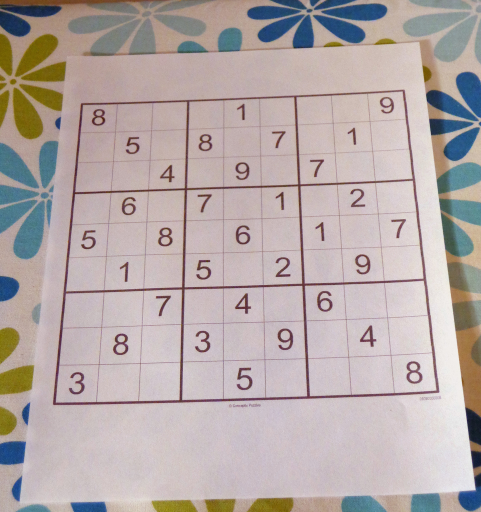
#> input picture App02-Sudoku-Lens/sudoku.jpg, 962 x 1024 px (shown at 1/2 size)
$ jupyter execute Coutour.ipynb
#> lines starting #> are read from the running program, lines starting #| are printed output that depends on the picture; after the words box and inside, x2 and y2 are one past the last pixel; in counts of white or black regions, pixels touching at a corner belong together
[cell 1]
import cv2
import numpy as np
import matplotlib.pyplot as plt
import imutils

[cell 2]
img = cv2.imread('sudoku.jpg', 0)
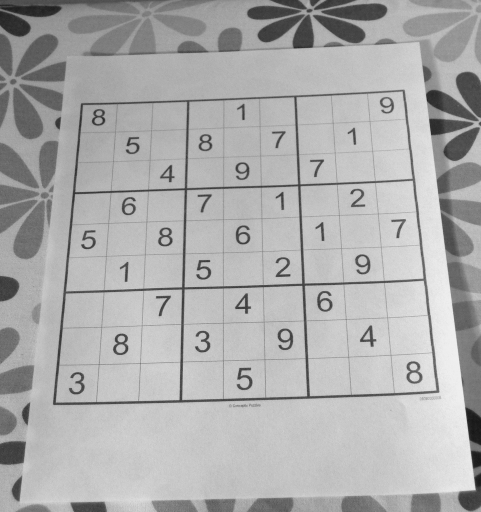
#> img: shape (1024, 962) (shown at 1/2 size); min 20, max 245, mean 172.8
size = 640
h, w = img.shape[:2]
#> h = 1024; w = 962
if h > w:
    hnew = size
    wnew = (size*w)//h
#> wnew = 601
else:
    wnew = size
    hnew = (size*h)//w

img = cv2.resize(img, (wnew, hnew))
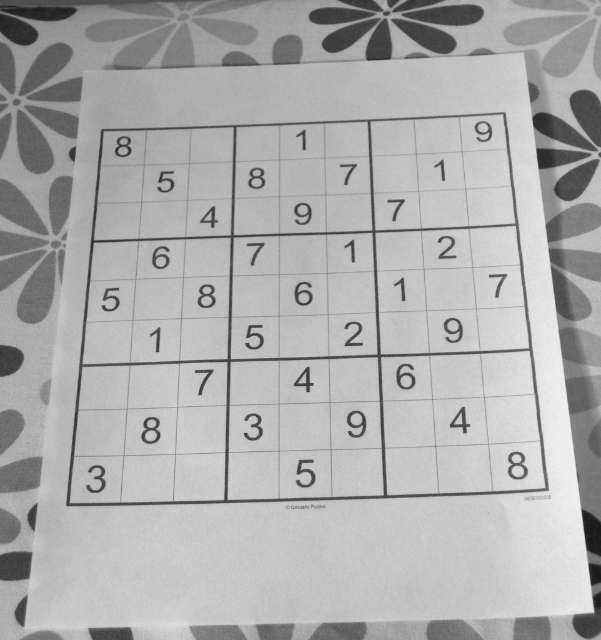
#> img: shape (640, 601); min 21, max 240, mean 172.6
cv2.imshow('img-gray', img)
cv2.waitKey(0)
cv2.destroyAllWindows()

[cell 3]
grayImageBlur = cv2.blur(img,(3,3))
edgedImage = cv2.Canny(grayImageBlur, 100, 300, 3)
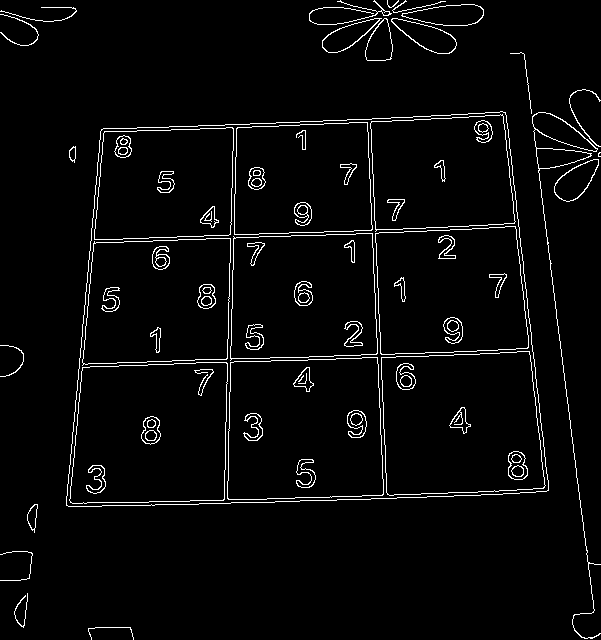
#> edgedImage: shape (640, 601); 3.5% white in thin lines or dots

[cell 4]
allContours = cv2.findContours(edgedImage.copy(), cv2.RETR_LIST, cv2.CHAIN_APPROX_SIMPLE)
#> allContours = 149 contours, 14 with area under 20; largest, box (x1, y1, x2, y2) and area: (66, 111, 549, 507) 168296, (66, 111, 549, 507) 168294, (381, 351, 546, 496) 21143, (381, 351, 546, 496) 21140, (227, 357, 384, 500) 20899
allContours = imutils.grab_contours(allContours)
allContours = sorted(allContours, key=cv2.contourArea, reverse=True)[:1]
#> allContours = 1 contour; box (x1, y1, x2, y2) and area: (66, 111, 549, 507) 168296

[cell 5]
perimeter = cv2.arcLength(allContours[0], True)
#> perimeter = 1688
ROIdimensions = cv2.approxPolyDP(allContours[0], 0.02*perimeter, True)
#> ROIdimensions = [[505, 112], [101, 129], [66, 505], [548, 490]]
cv2.drawContours(img, [ROIdimensions], -1, (0,255,0), 2)
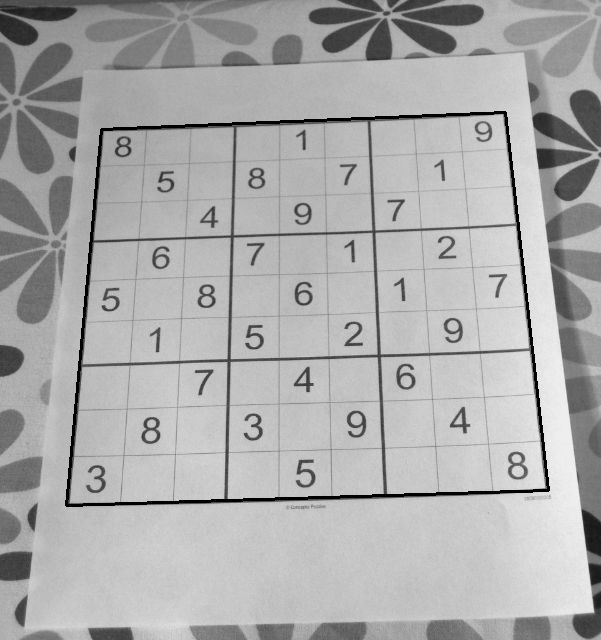
#> img: shape (640, 601); 1.28% of pixels changed, all inside (x1, y1, x2, y2) = (65, 111, 550, 507)
cv2.imshow("Contour Outline", img)
cv2.waitKey(0)
cv2.destroyAllWindows()

[cell 6]
# reshape coordinates array
ROIdimensions = ROIdimensions.reshape(4,2)
# list to hold ROI coordinates
rect = np.zeros((4,2), dtype="float32")
# top left corner will have the smallest sum,
# bottom right corner will have the largest sum
s = np.sum(ROIdimensions, axis=1)
#> s = [617, 230, 571, 1038]
rect[0] = ROIdimensions[np.argmin(s)]
rect[2] = ROIdimensions[np.argmax(s)]
# top-right will have smallest difference
# botton left will have largest difference
diff = np.diff(ROIdimensions, axis=1)
#> diff = [-393, 28, 439, -58]
rect[1] = ROIdimensions[np.argmin(diff)]
rect[3] = ROIdimensions[np.argmax(diff)]
# top-left, top-right, bottom-right, bottom-left
(tl, tr, br, bl) = rect
# compute width of ROI
widthA = np.sqrt((tl[0] - tr[0])**2 + (tl[1] - tr[1])**2 )
widthB = np.sqrt((bl[0] - br[0])**2 + (bl[1] - br[1])**2 )
maxWidth = max(int(widthA), int(widthB))
# compute height of ROI
heightA = np.sqrt((tl[0] - bl[0])**2 + (tl[1] - bl[1])**2 )
heightB = np.sqrt((tr[0] - br[0])**2 + (tr[1] - br[1])**2 )
maxHeight = max(int(heightA), int(heightB))

[cell 7]
# Set of destinations points for "birds eye view"
# dimension of the new image
dst = np.array([
    [0,0],
    [maxWidth-1, 0],
    [maxWidth-1, maxHeight-1],
    [0, maxHeight-1]], dtype="float32")
# compute the perspective transform matrix and then apply it
transformMatrix = cv2.getPerspectiveTransform(rect, dst)
# transform ROI
scan = cv2.warpPerspective(img, transformMatrix, (maxWidth, maxHeight))
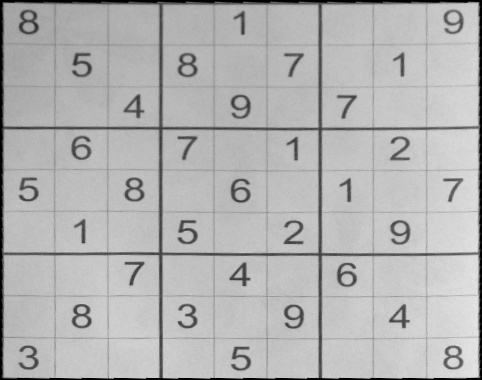
#> scan: shape (380, 482); min 0, max 231, mean 179.2
# lets see the wraped document
cv2.imshow("Scaned",scan)
cv2.waitKey(0)
cv2.destroyAllWindows()

[cell 8]
# convert to gray
scanGray = scan.copy()
# display final gray image
cv2.imshow("scanGray", scanGray)
cv2.waitKey(0)
cv2.destroyAllWindows()
# ------------------------------
# convert to black/white with high contrast for documents
from skimage.filters import threshold_local
# increase contrast incase its document
T = threshold_local(scanGray, 9, offset=8, method="gaussian")
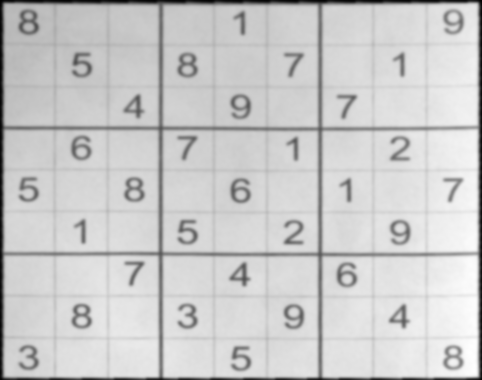
#> T: shape (380, 482) float64; min -7.12, max 217.6, mean 171.2; drawn with min black and max white
scanBW = (scanGray > T).astype("uint8") * 255
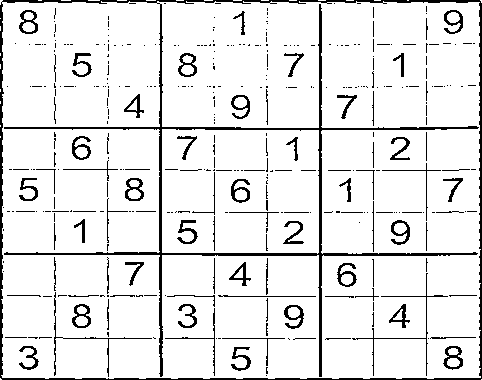
#> scanBW: shape (380, 482); 90.5% white; 364 black regions (272 under 20 px), largest, box (x1, y1, x2, y2) and area: (0, 0, 482, 380) 8129, (352, 273, 448, 376) 312, (54, 292, 152, 377) 273
# display final high-contrast image
cv2.imshow("scanBW", scanBW)
cv2.waitKey(0)
cv2.destroyAllWindows()
